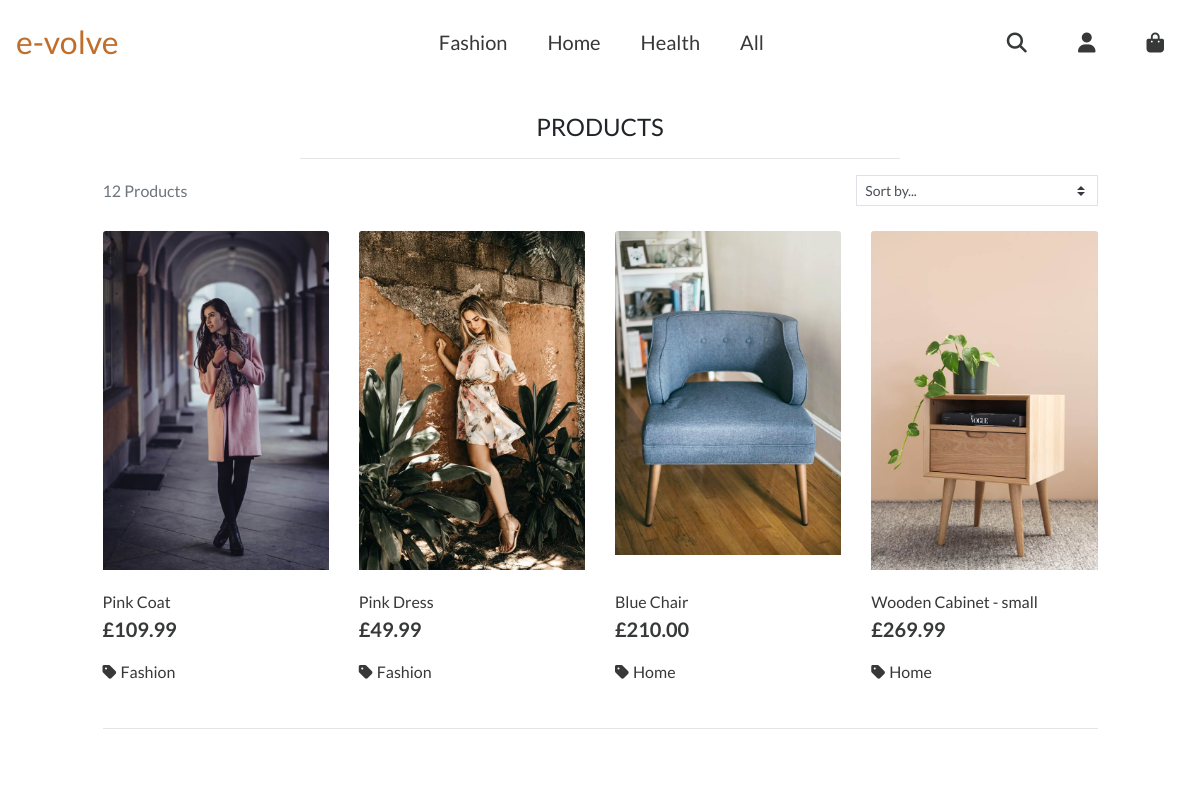
The app's page /products/ (upper part), older data.
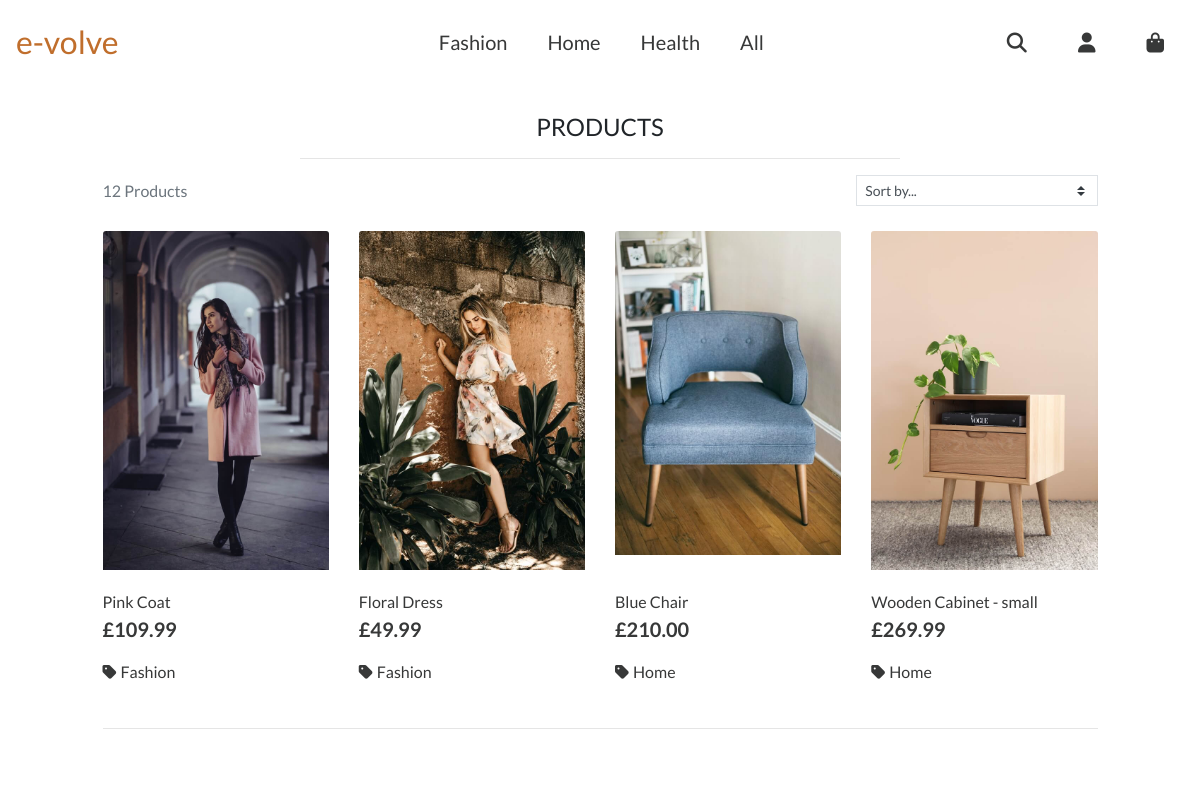
The same page, newer data.
### products/models.py (models this page shows, shortened)
class Product(models.Model):
    category = models.ForeignKey('Category', null=True, blank=True,
                                 on_delete=models.SET_NULL)
    sku = models.CharField(max_length=254, null=True, blank=True)
    name = models.CharField(max_length=254)
    description = models.TextField()
    price = models.DecimalField(max_digits=6, decimal_places=2)
    image_url = models.URLField(max_length=1024, null=True, blank=True)
    image = models.ImageField(null=True, blank=True)

class Category(models.Model):
    class Meta:
        verbose_name_plural = 'Categories'
    name = models.CharField(max_length=254)
    friendly_name = models.CharField(max_length=254, null=True, blank=True)

### products/views.py (the view, shortened to what this page needs)
# urls.py: path('', views.all_products, name="products"),
def all_products(request):
    products = Product.objects.all()
    query = None  # Resets the 'query' value in case of a previous search.
    category = None
    full_category_name = None
    sort = None
    sort_direction = None
    current_sorting = f'{sort}_{sort_direction}'
    context = {
        'products': products,
        'search_term': query,
        'current_category': full_category_name,
        'current_sorting': current_sorting,
    }
    return render(request, 'products/products.html', context)

### products/templates/products/products.html (shortened to what this page needs)
{% extends "base.html" %}
{% load static %}
{% block content %}
    <div>
        <div class="container-fluid">
            <div class="row">
                <div class="col text-center mt-3">
                    <h4>PRODUCTS</h4>
                    <hr class="w-50 mx-auto mb-1 d-none d-md-block">
                </div>
            </div>
            <div class="row">
                <div class="col-12 col-md-5 d-flex justify-content-center justify-content-md-end my-auto order-md-last">
                    <div class="sort-select-wrapper w-50">
                        <select id="sort-selector" class="custom-select custom-select-sm rounded-0 border border-{% if current_sorting != 'None_None' %}info{% else %}black{% endif %}">
                            <option value="reset" {% if current_sorting == 'None_None' %}selected{% endif %}>Sort by...</option>
                        </select>
                    </div>
                </div>
                <div class="col-12 col-md-5 offset-md-1 order-md-first ">
                    <p class="text-muted mt-3 text-center text-md-left">
                        {{ products|length }} Products{% if search_term %} found for <strong>"{{ search_term }}"</strong>{% endif %}
                    </p>
                </div>
            </div>
            <div class="row">
                <div class="product-container col-10 offset-1">
                    <div class="row">
                        {% for product in products %}
                            <div class="col-sm-6 col-lg-4 col-xl-3">
                                <div class="card h-100 border-0">
                                    {% if product.image %}
                                    <a href="{% url 'product_detail' product.id %}">
                                        <img class="card-img-top img-fluid" src="{{ product.image.url}}" alt="{{ product.name }}">
                                    </a>
                                    {% else %}
                                    <a href="{% url 'product_detail' product.id %}">
                                        <img class="card-img-top img-fluid" src="{{ MEDIA_URL }}ali-pazani-Wr9YY-tZVwc-unsplash.jpg" alt="{{ product.name }}">
                                    </a>
                                    {% endif %}
                                    <div class="card-body pb-0">
                                    </div>
                                    <div class="card-footer bg-white pl-0 pt-0 border-0 text-left">
                                        <div class="row">
                                            <div class="col">
                                                <a class="products-page-links" href="{% url 'product_detail' product.id %}">
                                                    <p class="mb-0 pl-0">{{ product.name }}</p>
                                                    <p class="lead mb-0 pl-0 text-left font-weight-bold">£{{ product.price }}</p>
                                                </a>
                                                <a class="products-page-links" href="{% url 'products' %}?category={{product.category.name}}&sort=price&sort_direction=desc">
                                                    <p class="mt-3 pl-0"><i class="fas fa-tag pr-1"></i>{{ product.category.friendly_name }}</p>
                                                </a>
                                            </div>
                                        </div>
                                    </div>
                                </div>
                            </div>
                            {% if forloop.counter|divisibleby:4 %}
                                <div class="col-12 d-none d-xl-block mb-5">
                                    <hr>
                                </div>
                            {% endif %}
                        {% endfor %}
                    </div>
                </div>
            </div>
        </div>
    </div>
{% endblock %}

### templates/base.html (shortened to what this page needs)
{% load static %}
<!doctype html>
<html lang="en">
  <head>
    {% block corecss %}
        <link rel="stylesheet" href="https://stackpath.bootstrapcdn.com/bootstrap/4.4.1/css/bootstrap.min.css">
        <link rel="stylesheet" href="{% static 'css/base.css' %}"/>
    {% endblock %}
    {% block extra_js %}
        <link rel="stylesheet" href="//code.jquery.com/ui/1.12.1/themes/base/jquery-ui.css">
    {% endblock %}
  </head>
  <body>
    <header class="container-fluid fixed-top">
      <nav class="navbar navbar-expand-lg navbar-light bg-light">
        <a class="navbar-brand ml-auto site-logo d-none d-lg-inline-block" href="{% url 'home' %}">e-volve</a>
          <ul class="mobile-user-icons">
        </ul>
        <div class="d-none d-lg-inline-block nav-central-links">
          <ul class="">
            <li class="dropdown-category nav-item">
              <a href="{% url 'products' %}?category=fashion">
                <i id="home-products-link" data-toggle="" aria-haspopup="true" aria-expanded="false" class="d-lg-inline-block central-nav-link">Fashion</i>
              </a>
            </li>
            <li class="dropdown-category nav-item">
              <a href="{% url 'products' %}?category=home">
                <i id="home-products-link" data-toggle="" aria-haspopup="true" aria-expanded="false" class="d-lg-inline-block central-nav-link">Home</i>
              </a>
            </li>
            <li class="dropdown-category nav-item">
              <a href="{% url 'products' %}?category=health">
                <i id="home-products-link" data-toggle="" aria-haspopup="true" aria-expanded="false" class="d-lg-inline-block central-nav-link">Health</i>
              </a>
            </li>
            <li class="dropdown-category nav-item">
              <a href="{% url 'products' %}">
                <i id="all-products-link" href="" data-toggle="" aria-haspopup="true" aria-expanded="false" class="d-lg-inline-block central-nav-link">All</i>
              </a>
            </li>
          </ul>
        </div>
        <div>
          <ul class="user-section-large">
            <li class="list-inline-item d-none d-lg-inline-flex">
              <a href="#" id="desktop-search" class="central-nav-link" data-toggle="dropdown" aria-haspopup="true" aria-expanded="false">
                <i class="fas fa-search d-none d-lg-inline-flex"></i>
              </a>
            </li>
            <li id="desktop-user-link" class="list-inline-item dropdown">
              <a href="#" id="user-options-desktop" data-toggle="dropdown" aria-haspopup="true" aria-expanded="false">
                <div>
                  <i class="fas fa-user d-none d-lg-inline-flex central-nav-link"></i>
                </div>
              </a>
            </li>
            <li class="list-inline-item d-none d-lg-inline-block shopping-bag-large-screen">
              <a href="{% url 'shopping_bag' %}">
                <i class="fas fa-shopping-bag d-lg-inline-flex text-center central-nav-link"></i>
                <div class="text-center">
                  {% if grand_total %}
                    <p>£{{ grand_total|floatformat:2 }}></p>
                  {% else %}
                    <p class="zero-value">£0.00</p>
                  {% endif %}
                </div>
              </a>
            </li>
          </ul>
        </div>
      </nav>
    </header>
    {% block content %}
    {% endblock %}
  </body>
</html>

### static/css/base.css (style rules this page uses)
* { padding: 0; border: 0; margin: 0; border-color: #33373a; }
html { height: 100%; }
body, html { height: 100%; }
body { font-family: Lato; }
.container-fluid { padding: 0; }
.bg-light { background-color:white!important; }
.nav-central-links { display:inline-block; width: 50%; position:relative; left: 1rem; }
.central-nav-link { display:inline-block; text-decoration: none; color:rgb(55, 56, 56); transition: 0.4s; cursor: pointer; font-style: normal; font-size: 20px; padding-left: 20px; padding-right: 20px; }
.nav-central-links ul { list-style-type: none; }
.nav-central-links ul li { float: left; }
.user-section-large { list-style-type: none; }
.mobile-user-icons { position: relative; bottom: 8px; left: 30px; margin-top: 0px; margin-bottom: 0px; }
.fa-shopping-bag { color:rgb(55, 56, 56); }
nav div .shopping-bag-large-screen { text-decoration: none; position:relative; top: 24px; padding-bottom: 3px; padding-left: 0px; padding-right: 0px; }
.user-section-large { margin: 0; }
.zero-value { color: #ffffff; }
.site-logo { color:#c06e2c !important; font-size: 2rem; }
.products-page-links { text-decoration: none; color:rgb(55, 56, 56); cursor: pointer; }

Row changes from the older to the newer data that the page shows:
changed Product: name "Pink Dress" → "Floral Dress"
